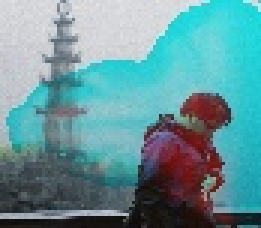
#> input picture new_img.jpg, 87 x 76 px (shown 3 times larger)
$ jupyter execute --allow-errors histogram_change_background.ipynb   (shell and % lines are left out)   (text cells are left out)
#> lines starting #> are read from the running program, lines starting #| are printed output that depends on the picture; pictures that were not available may be replaced by others from this repository, and a replacement may not be noted
[cell 1]
#install and import thunder lib
import thunder as td

[cell 2]
from thunder import images
#> (the rest of this cell did not finish here and is left out)

[cell 3]
#install pyspark
from pyspark import SparkContext, SparkConf
#> (the rest of this cell did not finish here and is left out)

#> (a cell that did not finish here is left out)

[cell 5]
import matplotlib.pyplot as plt
from showit import image, tile

#> (a cell that did not finish here is left out)

#> (a cell that did not finish here is left out)

[cell 8]
#import lib to save fish img
from tkinter import *
from matplotlib import pyplot as plt
from PIL import Image, ImageTk
import numpy as np

#> (a cell that did not finish here is left out)

#> (a cell that did not finish here is left out)

[cell 11]
import pixellib
from pixellib.tune_bg import alter_bg
import cv2

#> (a cell that did not finish here is left out)

#> (a cell that did not finish here is left out)

[cell 14]
#show image changed background
img2 = cv2.imread("new_img.jpg")
#> img2 is the input picture: shape (76, 87, 3); mean B, G, R 154.9, 149.5, 101.9
img3 = cv2.imread("fish.png")
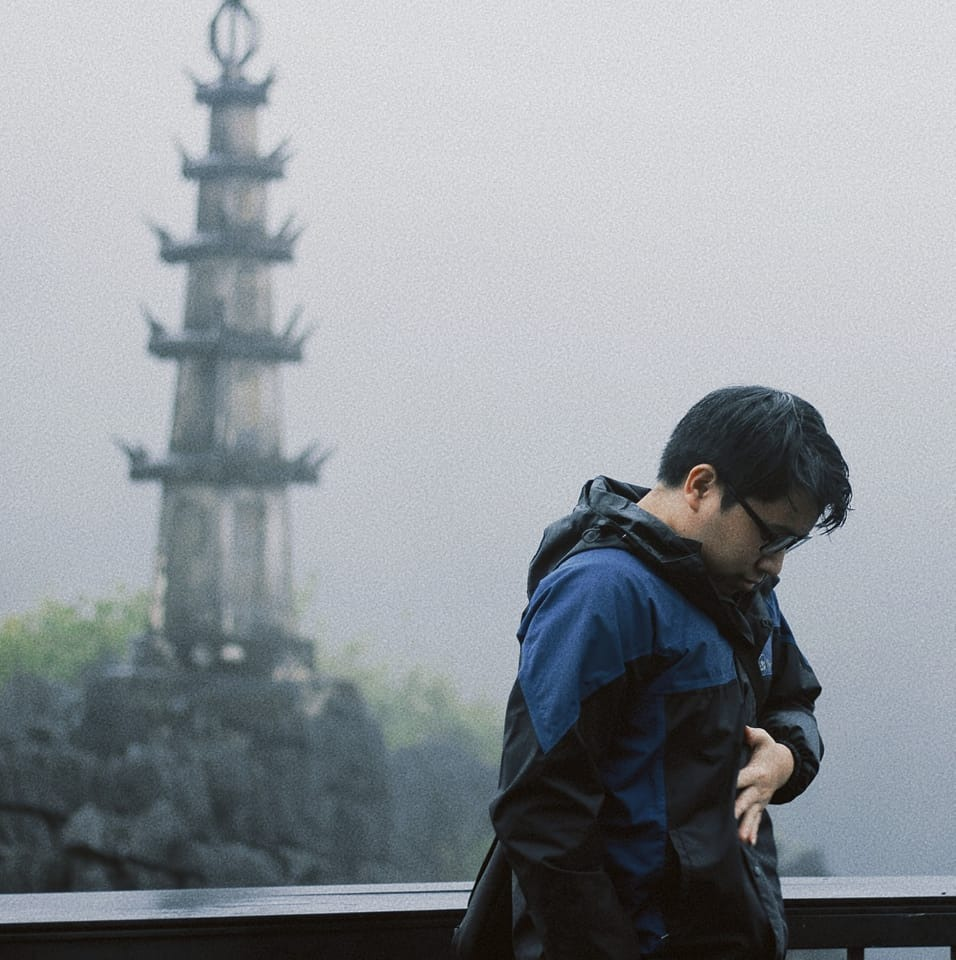
#> input picture bg.jpg, 956 x 960 px, given in place of fish.png, which was not available
#> img3 is the input picture: shape (960, 956, 3); mean B, G, R 155, 149.6, 144.3
plt.subplot(1,2,1)
plt.imshow(img3)
plt.subplot(1,2,2)
plt.imshow(img2)
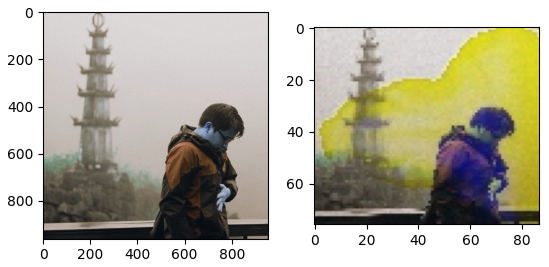
#> figure drawn by matplotlib, 2 panels; B, G, R data is drawn as R, G, B

[cell 15]
# tuple to select colors of each channel line
colors = ("red", "green", "blue")
channel_ids = (0, 1, 2)

# create the histogram plot, with three lines, one for
# each color
plt.figure()
plt.xlim([0, 256])
for channel_id, c in zip(channel_ids, colors):
    histogram, bin_edges = np.histogram(
        img2[:, :, channel_id], bins=256, range=(0, 256)
    )
    plt.plot(bin_edges[0:-1], histogram, color=c)

plt.title("Color Histogram")
plt.xlabel("Color value")
plt.ylabel("Pixel count")

plt.show()
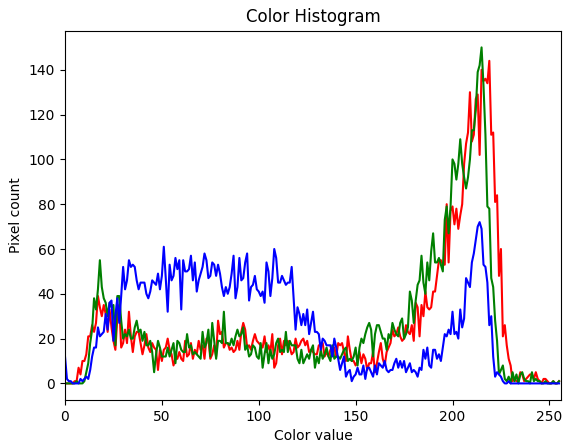
#> figure drawn by matplotlib, 1 panel; curve peaks at x = 219, y = 144; curve peaks at x = 215, y = 150; curve peaks at x = 214, y = 72
